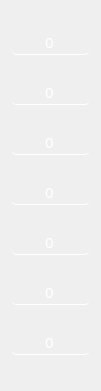
     <widget class="QWidget" name="layoutWidget">
      <property name="geometry">
       <rect>
        <x>640</x>
        <y>0</y>
        <width>101</width>
        <height>391</height>
       </rect>
      </property>
      <layout class="QVBoxLayout" name="verticalLayout_4">
       <item>
        <widget class="QLineEdit" name="us">
         <property name="font">
          <font>
           <family>Mongolian Baiti</family>
           <pointsize>11</pointsize>
          </font>
         </property>
         <property name="styleSheet">
          <string notr="true">color: rgb(255, 255, 255);
border-radius:5px;
background-color:transparent;
border-bottom:1px solid rgb(255, 255, 255);</string>
         </property>
         <property name="text">
          <string>0</string>
         </property>
         <property name="alignment">
          <set>Qt::AlignCenter</set>
         </property>
         <property name="readOnly">
          <bool>true</bool>
         </property>
         <property name="placeholderText">
          <string>Qté.</string>
         </property>
        </widget>
       </item>
       <item>
        <widget class="QLineEdit" name="canada">
         <property name="font">
          <font>
           <family>Mongolian Baiti</family>
           <pointsize>11</pointsize>
          </font>
         </property>
         <property name="styleSheet">
          <string notr="true">color: rgb(255, 255, 255);
border-radius:5px;
background-color:transparent;
border-bottom:1px solid rgb(255, 255, 255);</string>
         </property>
         <property name="text">
          <string>0</string>
         </property>
         <property name="alignment">
          <set>Qt::AlignCenter</set>
         </property>
         <property name="readOnly">
          <bool>true</bool>
         </property>
         <property name="placeholderText">
          <string>Qté.</string>
         </property>
        </widget>
       </item>
       <item>
        <widget class="QLineEdit" name="sterling">
         <property name="font">
          <font>
           <family>Mongolian Baiti</family>
           <pointsize>11</pointsize>
          </font>
         </property>
         <property name="styleSheet">
          <string notr="true">color: rgb(255, 255, 255);
border-radius:5px;
background-color:transparent;
border-bottom:1px solid rgb(255, 255, 255);</string>
         </property>
         <property name="text">
          <string>0</string>
         </property>
         <property name="alignment">
          <set>Qt::AlignCenter</set>
         </property>
         <property name="readOnly">
          <bool>true</bool>
         </property>
         <property name="placeholderText">
          <string>Qté.</string>
         </property>
        </widget>
       </item>
       <item>
        <widget class="QLineEdit" name="gibra">
         <property name="font">
          <font>
           <family>Mongolian Baiti</family>
           <pointsize>11</pointsize>
          </font>
         </property>
         <property name="styleSheet">
          <string notr="true">color: rgb(255, 255, 255);
border-radius:5px;
background-color:transparent;
border-bottom:1px solid rgb(255, 255, 255);</string>
         </property>
         <property name="text">
          <string>0</string>
         </property>
         <property name="alignment">
          <set>Qt::AlignCenter</set>
         </property>
         <property name="readOnly">
          <bool>true</bool>
         </property>
         <property name="placeholderText">
          <string>Qté.</string>
         </property>
        </widget>
       </item>
       <item>
        <widget class="QLineEdit" name="suise">
         <property name="font">
          <font>
           <family>Mongolian Baiti</family>
           <pointsize>11</pointsize>
          </font>
         </property>
         <property name="styleSheet">
          <string notr="true">color: rgb(255, 255, 255);
border-radius:5px;
background-color:transparent;
border-bottom:1px solid rgb(255, 255, 255);</string>
         </property>
         <property name="text">
          <string>0</string>
         </property>
         <property name="alignment">
          <set>Qt::AlignCenter</set>
         </property>
         <property name="readOnly">
          <bool>true</bool>
         </property>
         <property name="placeholderText">
          <string>Qté.</string>
         </property>
        </widget>
       </item>
       <item>
        <widget class="QLineEdit" name="danoi">
         <property name="font">
          <font>
           <family>Mongolian Baiti</family>
           <pointsize>11</pointsize>
          </font>
         </property>
         <property name="styleSheet">
          <string notr="true">color: rgb(255, 255, 255);
border-radius:5px;
background-color:transparent;
border-bottom:1px solid rgb(255, 255, 255);</string>
         </property>
         <property name="text">
          <string>0</string>
         </property>
         <property name="alignment">
          <set>Qt::AlignCenter</set>
         </property>
         <property name="readOnly">
          <bool>true</bool>
         </property>
         <property name="placeholderText">
          <string>Qté.</string>
         </property>
        </widget>
       </item>
       <item>
        <widget class="QLineEdit" name="sued">
         <property name="font">
          <font>
           <family>Mongolian Baiti</family>
           <pointsize>11</pointsize>
          </font>
         </property>
         <property name="styleSheet">
          <string notr="true">color: rgb(255, 255, 255);
border-radius:5px;
background-color:transparent;
border-bottom:1px solid rgb(255, 255, 255);</string>
         </property>
         <property name="text">
          <string>0</string>
         </property>
         <property name="alignment">
          <set>Qt::AlignCenter</set>
         </property>
         <property name="readOnly">
          <bool>true</bool>
         </property>
         <property name="placeholderText">
          <string>Qté.</string>
         </property>
        </widget>
       </item>
      </layout>
     </widget>
